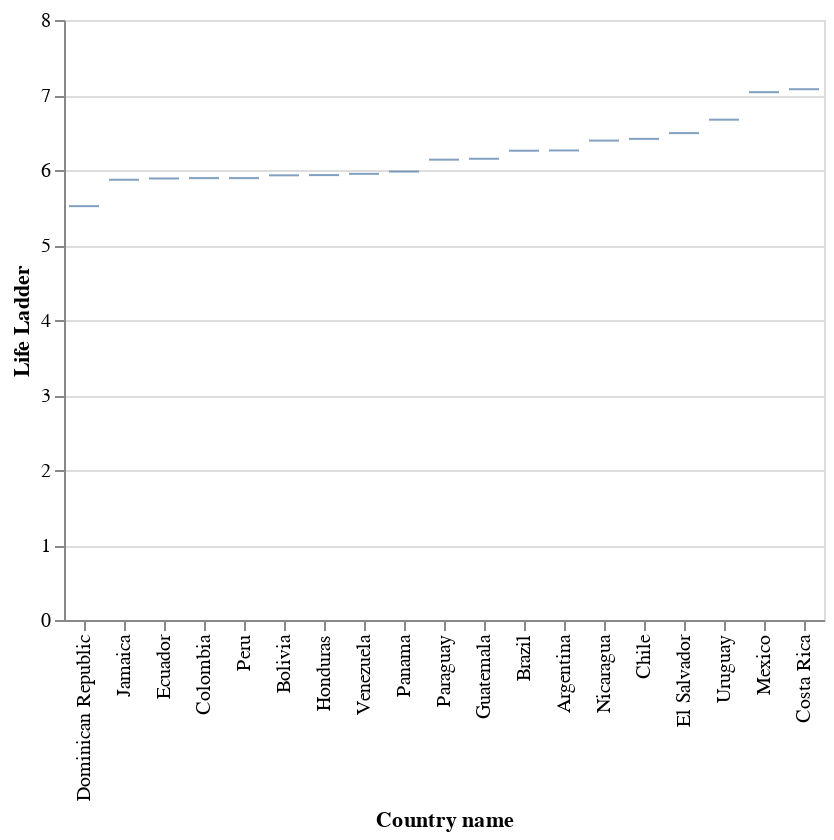

Notebook cell for this chart:
### Markdown cell above
¿ Qué pasa si queremos un gráfico de barras?

### Code cell
alt.Chart(happy_lac).mark_tick().encode(
y = alt.Y("Life Ladder"),
x = alt.X("Country name", sort = "y")
)

### Figure 1 — Vega-Lite specification as saved in the notebook (floating-point values rounded to 4 significant figures)
{"config": {"view": {"continuousWidth": 300, "continuousHeight": 300}}, "data": {"name": "data-521dbf837bf678f07b4ab254f0dc1499"}, "mark": {"type": "tick"}, "encoding": {"x": {"field": "Country name", "sort": "y", "type": "nominal"}, "y": {"field": "Life Ladder", "type": "quantitative"}}, "$schema": "https://vega.github.io/schema/vega-lite/v5.20.1.json", "datasets": {"data-521dbf837bf678f07b4ab254f0dc1499": [{"Country name": "Argentina", "year": 2022, "Life Ladder": 6.261, "Log GDP per capita": 10.01, "Social support": 0.893, "Healthy life expectancy at birth": 67.25, "Freedom to make life choices": 0.825, "Generosity": -0.128, "Perceptions of corruption": 0.81, "Positive affect": 0.724, "Negative affect": 0.284, "Regional indicator": "Latin America and Caribbean", "_merge": "both"}, {"Country name": "Bolivia", "year": 2022, "Life Ladder": 5.929, "Log GDP per capita": 9.014, "Social support": 0.824, "Healthy life expectancy at birth": 63.75, "Freedom to make life choices": 0.865, "Generosity": -0.08, "Perceptions of corruption": 0.84, "Positive affect": 0.738, "Negative affect": 0.426, "Regional indicator": "Latin America and Caribbean", "_merge": "both"}, {"Country name": "Brazil", "year": 2022, "Life Ladder": 6.257, "Log GDP per capita": 9.611, "Social support": 0.866, "Healthy life expectancy at birth": 65.92, "Freedom to make life choices": 0.83, "Generosity": -0.061, "Perceptions of corruption": 0.742, "Positive affect": 0.681, "Negative affect": 0.341, "Regional indicator": "Latin America and Caribbean", "_merge": "both"}, {"Country name": "Chile", "year": 2022, "Life Ladder": 6.415, "Log GDP per capita": 10.15, "Social support": 0.887, "Healthy life expectancy at birth": 70.45, "Freedom to make life choices": 0.793, "Generosity": -0.011, "Perceptions of corruption": 0.796, "Positive affect": 0.775, "Negative affect": 0.253, "Regional indicator": "Latin America and Caribbean", "_merge": "both"}, {"Country name": "Colombia", "year": 2022, "Life Ladder": 5.892, "Log GDP per capita": 9.66, "Social support": 0.877, "Healthy life expectancy at birth": 69.53, "Freedom to make life choices": 0.799, "Generosity": -0.162, "Perceptions of corruption": 0.863, "Positive affect": 0.762, "Negative affect": 0.306, "Regional indicator": "Latin America and Caribbean", "_merge": "both"}, {"Country name": "Costa Rica", "year": 2022, "Life Ladder": 7.077, "Log GDP per capita": 9.998, "Social support": 0.902, "Healthy life expectancy at birth": 70.0, "Freedom to make life choices": 0.91, "Generosity": -0.047, "Perceptions of corruption": 0.751, "Positive affect": 0.793, "Negative affect": 0.272, "Regional indicator": "Latin America and Caribbean", "_merge": "both"}, {"Country name": "Dominican Republic", "year": 2022, "Life Ladder": 5.518, "Log GDP per capita": 9.874, "Social support": 0.82, "Healthy life expectancy at birth": 64.6, "Freedom to make life choices": 0.853, "Generosity": -0.084, "Perceptions of corruption": 0.656, "Positive affect": 0.723, "Negative affect": 0.306, "Regional indicator": "Latin America and Caribbean", "_merge": "both"}, {"Country name": "Ecuador", "year": 2022, "Life Ladder": 5.887, "Log GDP per capita": 9.29, "Social support": 0.825, "Healthy life expectancy at birth": 69.25, "Freedom to make life choices": 0.759, "Generosity": -0.08, "Perceptions of corruption": 0.866, "Positive affect": 0.777, "Negative affect": 0.356, "Regional indicator": "Latin America and Caribbean", "_merge": "both"}, {"Country name": "El Salvador", "year": 2022, "Life Ladder": 6.492, "Log GDP per capita": 9.135, "Social support": 0.772, "Healthy life expectancy at birth": 65.95, "Freedom to make life choices": 0.914, "Generosity": -0.112, "Perceptions of corruption": 0.621, "Positive affect": 0.823, "Negative affect": 0.296, "Regional indicator": "Latin America and Caribbean", "_merge": "both"}, {"Country name": "Guatemala", "year": 2022, "Life Ladder": 6.15, "Log GDP per capita": 9.116, "Social support": 0.806, "Healthy life expectancy at birth": 62.9, "Freedom to make life choices": 0.856, "Generosity": -0.057, "Perceptions of corruption": 0.835, "Positive affect": 0.835, "Negative affect": 0.263, "Regional indicator": "Latin America and Caribbean", "_merge": "both"}, {"Country name": "Honduras", "year": 2022, "Life Ladder": 5.932, "Log GDP per capita": 8.645, "Social support": 0.729, "Healthy life expectancy at birth": 64.28, "Freedom to make life choices": 0.851, "Generosity": 0.081, "Perceptions of corruption": 0.834, "Positive affect": 0.775, "Negative affect": 0.289, "Regional indicator": "Latin America and Caribbean", "_merge": "both"}, {"Country name": "Jamaica", "year": 2022, "Life Ladder": 5.87, "Log GDP per capita": 9.198, "Social support": 0.868, "Healthy life expectancy at birth": 66.6, "Freedom to make life choices": 0.874, "Generosity": -0.088, "Perceptions of corruption": 0.91, "Positive affect": 0.718, "Negative affect": 0.269, "Regional indicator": "Latin America and Caribbean", "_merge": "both"}, {"Country name": "Mexico", "year": 2022, "Life Ladder": 7.038, "Log GDP per capita": 9.876, "Social support": 0.858, "Healthy life expectancy at birth": 65.8, "Freedom to make life choices": 0.861, "Generosity": -0.121, "Perceptions of corruption": 0.78, "Positive affect": 0.818, "Negative affect": 0.205, "Regional indicator": "Latin America and Caribbean", "_merge": "both"}, {"Country name": "Nicaragua", "year": 2022, "Life Ladder": 6.392, "Log GDP per capita": 8.664, "Social support": 0.844, "Healthy life expectancy at birth": 65.72, "Freedom to make life choices": 0.914, "Generosity": -0.001, "Perceptions of corruption": 0.57, "Positive affect": 0.787, "Negative affect": 0.339, "Regional indicator": "Latin America and Caribbean", "_merge": "both"}, {"Country name": "Panama", "year": 2022, "Life Ladder": 5.979, "Log GDP per capita": 10.33, "Social support": 0.891, "Healthy life expectancy at birth": 69.0, "Freedom to make life choices": 0.899, "Generosity": -0.121, "Perceptions of corruption": 0.887, "Positive affect": 0.821, "Negative affect": 0.259, "Regional indicator": "Latin America and Caribbean", "_merge": "both"}, {"Country name": "Paraguay", "year": 2022, "Life Ladder": 6.138, "Log GDP per capita": 9.508, "Social support": 0.899, "Healthy life expectancy at birth": 65.95, "Freedom to make life choices": 0.922, "Generosity": -0.011, "Perceptions of corruption": 0.839, "Positive affect": 0.821, "Negative affect": 0.238, "Regional indicator": "Latin America and Caribbean", "_merge": "both"}, {"Country name": "Peru", "year": 2022, "Life Ladder": 5.892, "Log GDP per capita": 9.449, "Social support": 0.823, "Healthy life expectancy at birth": 70.03, "Freedom to make life choices": 0.764, "Generosity": -0.178, "Perceptions of corruption": 0.884, "Positive affect": 0.755, "Negative affect": 0.378, "Regional indicator": "Latin America and Caribbean", "_merge": "both"}, {"Country name": "Uruguay", "year": 2022, "Life Ladder": 6.671, "Log GDP per capita": 10.08, "Social support": 0.905, "Healthy life expectancy at birth": 67.5, "Freedom to make life choices": 0.878, "Generosity": -0.052, "Perceptions of corruption": 0.631, "Positive affect": 0.775, "Negative affect": 0.267, "Regional indicator": "Latin America and Caribbean", "_merge": "both"}, {"Country name": "Venezuela", "year": 2022, "Life Ladder": 5.949, "Log GDP per capita": null, "Social support": 0.899, "Healthy life expectancy at birth": 63.88, "Freedom to make life choices": 0.77, "Generosity": null, "Perceptions of corruption": 0.798, "Positive affect": 0.754, "Negative affect": 0.292, "Regional indicator": "Latin America and Caribbean", "_merge": "both"}]}}
